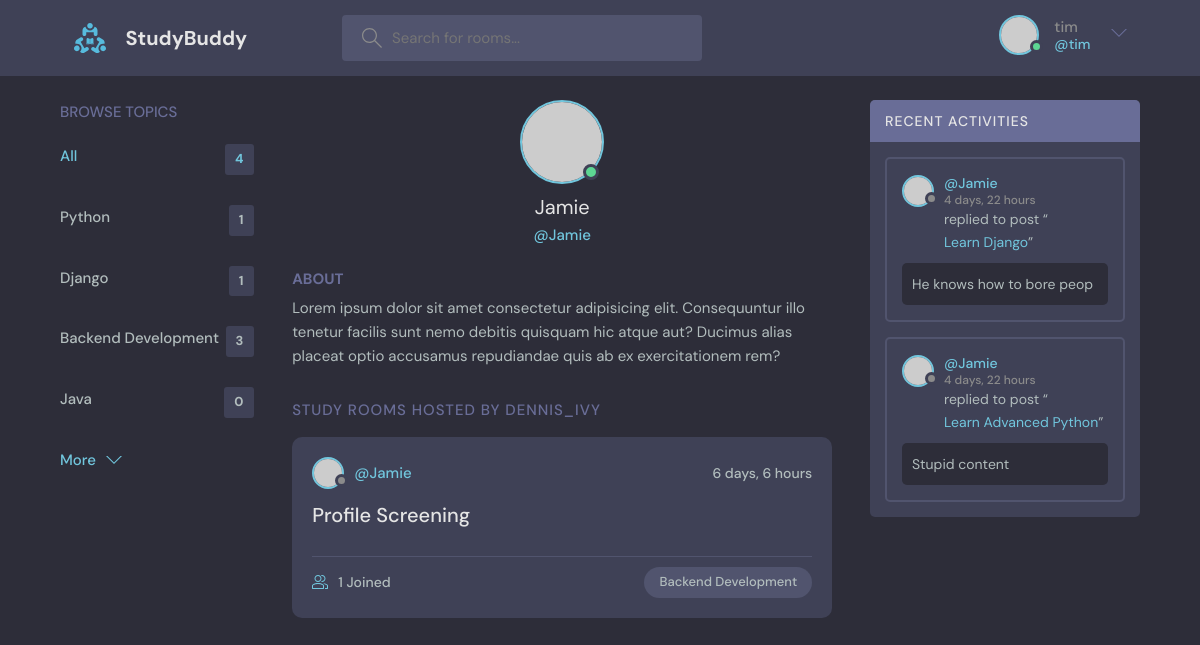
The page /profile/2 (signed in) on the database as committed earlier.
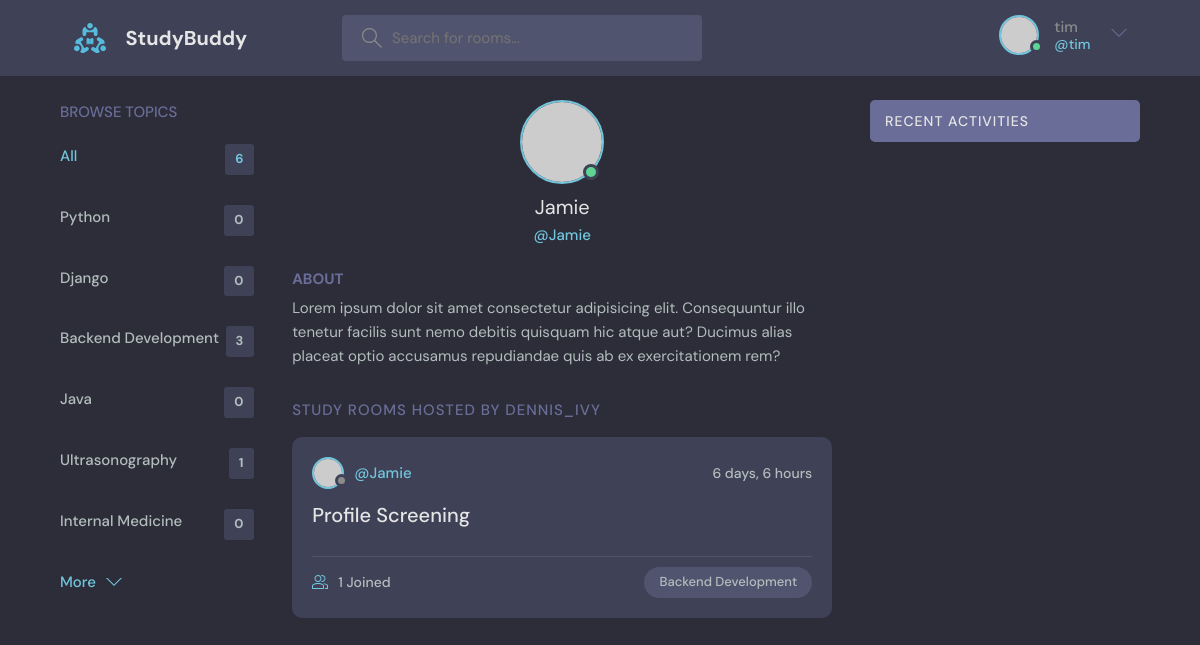
The same page on the database as committed later.
### base/models.py (models this page shows, shortened)
class Topic(models.Model):
    name = models.CharField(max_length=200)
    def __str__(self):
        return self.name

class Room(models.Model):
    host = models.ForeignKey(User, on_delete=models.SET_NULL, null=True)
    topic = models.ForeignKey(
        Topic, on_delete=models.SET_NULL, null=True, blank=True)
    name = models.CharField(max_length=200)
    description = models.TextField(null=True, blank=True)
    participants = models.ManyToManyField(User, related_name="participants", blank=True)
    updated = models.DateTimeField(auto_now=True)
    created = models.DateTimeField(auto_now_add=True)
    class Meta:
          ordering = ['-updated', '-created']

class Message(models.Model):
    user = models.ForeignKey(User, on_delete=models.CASCADE)
    room = models.ForeignKey(Room, on_delete=models.CASCADE)
    body = models.TextField()
    updated = models.DateTimeField(auto_now=True)
    created = models.DateTimeField(auto_now_add=True)
    class Meta:
        ordering = ['-updated', '-created']
    def __str__(self):
        return self.body[:25] + ('...' if len(self.body) > 50 else '')

### base/views.py (the view)
# urls.py: path('profile/<str:user_id>', views.user_profile, name='user-profile'),
@login_required
def user_profile(request, user_id):
    user_ = User.objects.get(id=user_id)
    rooms = user_.room_set.all()
    comments = user_.message_set.all()
    topics = Topic.objects.all()
    context = {'user': user_, 'rooms': rooms, 'comments': comments, 'topics': topics}
    return render(request, 'base/profile.html', context)

### base/templates/base/profile.html (shortened to what this page needs)
{% extends "main.html" %}
{% block content %}
  <main class="profile-page layout layout--3">
    <div class="container">
      {% include 'base/topic_component.html' %}
      <div class="roomList">
        <div class="profile">
          <div class="profile__avatar">
            <div class="avatar avatar--large active">
              <img src="https://randomuser.me/api/portraits/men/11.jpg" />
            </div>
          </div>
          <div class="profile__info">
            <h3>{{user.username}}</h3>
            <p>@{{user.username}}</p>
          </div>
          <div class="profile__about">
            <h3>About</h3>
            <p>
              Lorem ipsum dolor sit amet consectetur adipisicing elit. Consequuntur illo tenetur
              facilis sunt nemo debitis quisquam hic atque aut? Ducimus alias placeat optio
              accusamus repudiandae quis ab ex exercitationem rem?
            </p>
          </div>
        </div>
        <div class="roomList__header">
          <div>
            <h2>Study Rooms Hosted by dennis_ivy</a>
            </h2>
          </div>
        </div>
        {% include 'base/feed_component.html' %}
      </div>
      {% include 'base/activity_component.html' %}
    </div>
  </main>
{% endblock content %}

### templates/main.html (shortened to what this page needs)
<!DOCTYPE html>
{% load static %}
<html lang="en">
  <head>
    <link rel="stylesheet" href="{% static 'style/main.css' %}" />
  </head>
  <body>
    {% include 'navbar.html' %}  {% block content %} {% endblock content %}
  </body>
</html>

### templates/navbar.html (shortened to what this page needs)
{% load static %}
<header class="header header--loggedIn">
  <div class="container">
    <a href="{% url 'home' %}" class="header__logo">
      <img src="{% static 'images/logo.svg' %}" />
      <h1>StudyBuddy</h1>
    </a>
    <form class="header__search" method="GET" action="{% url 'home' %}">
      <label>
        <input type="text" name="q" placeholder="Search for rooms..." />
      </label>
    </form>
    <nav class="header__menu">
      {% if request.user.is_authenticated %}
      <div class="header__user">
        <a href="profile.html">
          <div class="avatar avatar--medium active">
            <img src="https://randomuser.me/api/portraits/men/37.jpg" />
          </div>
          <p>{{request.user.username}} <span>@{{request.user.username}}</span></p>
        </a>
        <button class="dropdown-button">
          <svg
            version="1.1"
            xmlns="http://www.w3.org/2000/svg"
            width="32"
            height="32"
            viewBox="0 0 32 32"
          >
            <title>chevron-down</title>
            <path d="M16 21l-13-13h-3l16 16 16-16h-3l-13 13z"></path>
          </svg>
        </button>
      </div>
      {% else %}
      <a href="{% url 'login-user' %}">
        <img src="{% static 'images/avatar.svg' %}" />
        <p>Login</p>
      </a>
      {% endif %}
    </nav>
  </div>
</header>

### base/templates/base/topic_component.html
<div class="topics">
  <div class="topics__header">
    <h2>Browse Topics</h2>
  </div>
  <ul class="topics__list">
    <li>
      <a href="{% url 'home' %}" class="active">All <span>{{topics.count}}</span></a>
    </li>
    {% for topic in topics %}
    <li>
      <a href="{% url 'home'%}?q={{topic.name}}">{{topic.name}}<span>{{topic.room_set.all.count}}</span></a>
    </li>
    {% endfor %}
  </ul>
  <a class="btn btn--link" href="{% url 'topics' %}">
    More
    <svg version="1.1" xmlns="http://www.w3.org/2000/svg" width="32" height="32" viewBox="0 0 32 32">
      <title>chevron-down</title>
      <path d="M16 21l-13-13h-3l16 16 16-16h-3l-13 13z"></path>
    </svg>
  </a>
</div>

### base/templates/base/feed_component.html (shortened to what this page needs)
{% for room in rooms %}
          <div class="roomListRoom">
            <div class="roomListRoom__header">
              <a href="{% url 'user-profile' room.host.id%}" class="roomListRoom__author">
                <div class="avatar avatar--small">
                  <img src="https://randomuser.me/api/portraits/women/11.jpg" />
                </div>
                <span>@{{room.host.username}}</span>
              </a>
              <div class="roomListRoom__actions">
                <span>{{room.created|timesince}}</span>
              </div>
            </div>
            <div class="roomListRoom__content">
              <a href="{% url 'room' room.id %}">{{room.name}}</a>
            </div>
            <div class="roomListRoom__meta">
              <a href="{% url 'room' room.id %}" class="roomListRoom__joined">
                {{room.participants.all.count}} Joined
              </a>
              <p class="roomListRoom__topic">{{room.topic}}</p>
            </div>
          </div>
          {% endfor %}

### base/templates/base/activity_component.html (shortened to what this page needs)
<div class="activities">
  <div class="activities__header">
    <h2>Recent Activities</h2>
  </div>
  {% for comment in comments %}
  <div class="activities__box">
    <div class="activities__boxHeader roomListRoom__header">
      <a
        href="{% url 'user-profile' comment.user.id %}"
        class="roomListRoom__author"
      >
        <div class="avatar avatar--small">
          <img src="https://randomuser.me/api/portraits/women/11.jpg" />
        </div>
        <p>
          @{{comment.user.username}}
          <span>{{comment.created|timesince}}</span>
        </p>
      </a>
    </div>
    <div class="activities__boxContent">
      <p>
        replied to post “<a href="{% url 'room' comment.room.id %}"
          >{{comment.room.name}}</a
        >”
      </p>
      <div class="activities__boxRoomContent">{{comment}}</div>
    </div>
  </div>
  {% endfor %}
</div>

Rows that differ between the two databases and show on the page:
removed Message: user.username "Jamie", created "4 days, 22 hours", room.name "Learn Django", body "He knows how to bore peop"
removed Message: user.username "Jamie", created "4 days, 22 hours", room.name "Learn Advanced Python", body "Stupid content"
computed for Topic "Python": room_set.all.count "1" → "0"
computed for Topic "Django": room_set.all.count "1" → "0"
added Topic: name "Ultrasonography", room_set.all.count "1"
added Topic: name "Internal Medicine", room_set.all.count "0"
Other text that changed with them:
{{ topics.count }}: "4" → "6"
